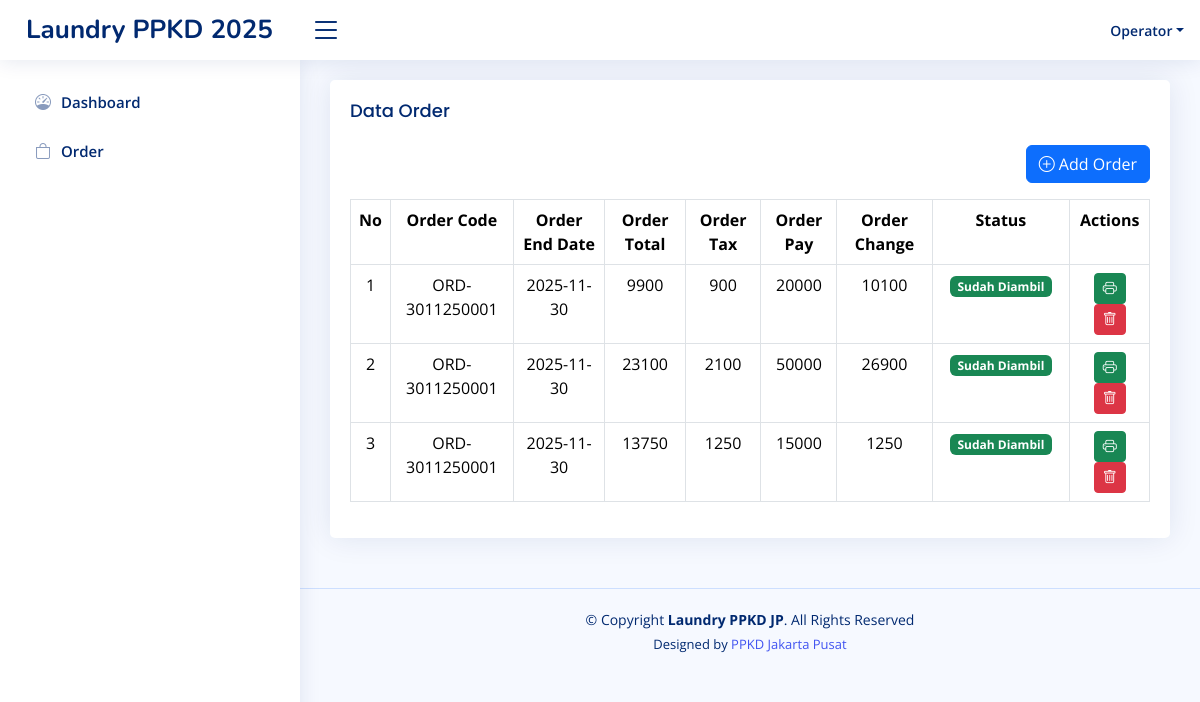
Page /home.php?page=order (signed in) on the earlier database version.
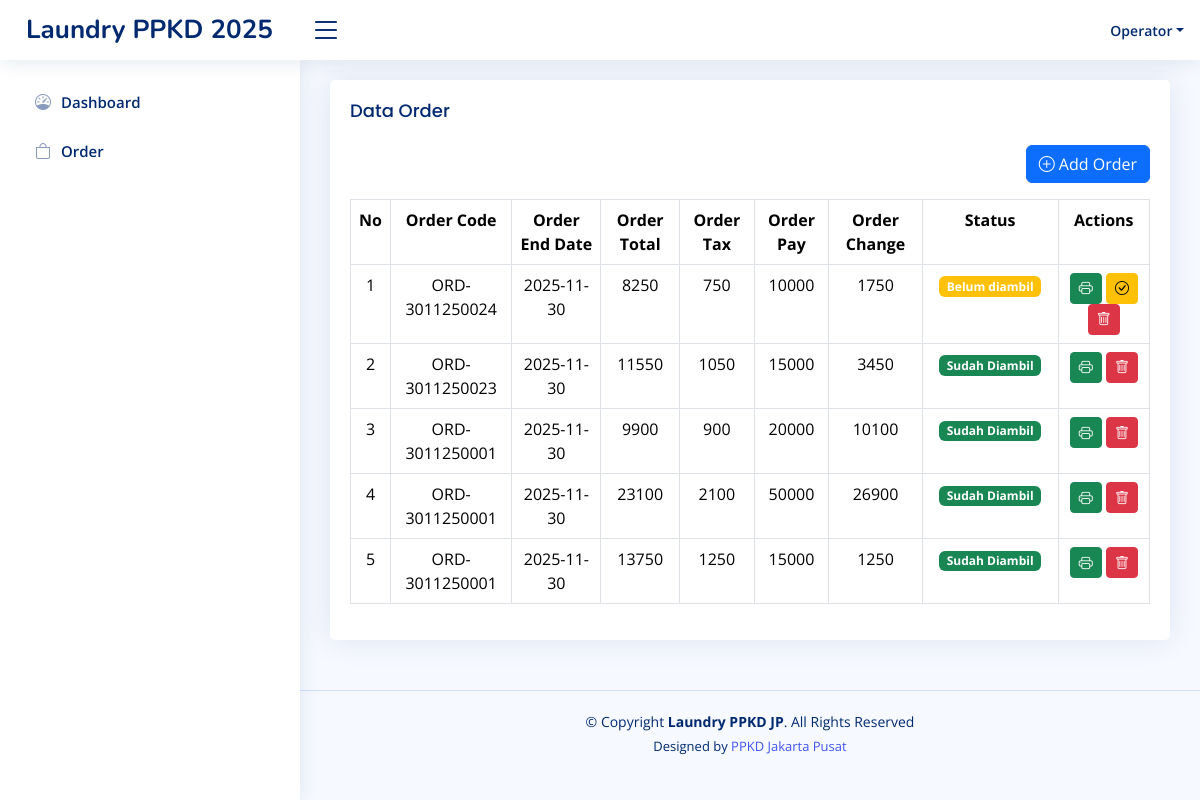
Same page on the later database version.
### tables this page shows
CREATE TABLE `level_menus` (
  `id` int(11) NOT NULL,
  `level_id` int(11) NOT NULL,
  `menu_id` int(11) NOT NULL,
  `created_at` timestamp NOT NULL DEFAULT current_timestamp(),
  `updated_at` timestamp NULL DEFAULT NULL ON UPDATE current_timestamp()
);

CREATE TABLE `menus` (
  `id` int(11) NOT NULL,
  `name` varchar(30) NOT NULL,
  `icon` varchar(30) NOT NULL,
  `link` varchar(30) NOT NULL,
  `order` int(11) NOT NULL,
  `created_at` timestamp NOT NULL DEFAULT current_timestamp(),
  `updated_at` timestamp NULL DEFAULT NULL ON UPDATE current_timestamp()
);

CREATE TABLE `trans_orders` (
  `id` int(11) NOT NULL,
  `customer_id` int(11) NOT NULL,
  `order_code` varchar(20) NOT NULL,
  `order_end_date` date NOT NULL,
  `order_status` tinyint(1) NOT NULL DEFAULT 0,
  `order_pay` int(11) NOT NULL,
  `order_change` int(11) NOT NULL,
  `order_tax` int(11) NOT NULL,
  `order_total` int(11) NOT NULL,
  `created_at` timestamp NOT NULL DEFAULT current_timestamp(),
  `updated_at` timestamp NULL DEFAULT NULL ON UPDATE current_timestamp()
);

### pages/order.php (the view, shortened to what this page needs)
<?php
$query = mysqli_query($config, "SELECT c.name, `to`.* FROM trans_orders `to` LEFT JOIN customers c ON c.id = `to`.customer_id ORDER BY id DESC");
$rows = mysqli_fetch_all($query, MYSQLI_ASSOC);
?>
<body>
    <div class="row">
        <div class="col-sm-12">
            <div class="card">
                <div class="card-body">
                    <h3 class="card-title">Data Order</h3>
                    <div class="d-flex justify-content-end mb-3 mt-2">
                        <a class="btn btn-primary" href="pos/add-order.php"><i class="bi bi-plus-circle"></i> Add
                            Order</a>
                    </div>
                    <table class="table table-bordered">
                        <tr class="text-center">
                            <th>No</th>
                            <th>Order Code</th>
                            <th>Order End Date</th>
                            <th>Order Total</th>
                            <th>Order Tax</th>
                            <th>Order Pay</th>
                            <th>Order Change</th>
                            <th>Status</th>
                            <th>Actions</th>
                        </tr>
                        <?php foreach ($rows as $key => $v) {
                        ?>
                            <tr class="text-center">
                                <td><?php echo $key + 1 ?></td>
                                <td><?php echo $v['order_code'] ?></td>
                                <td><?php echo $v['order_end_date'] ?></td>
                                <td><?php echo $v['order_total'] ?></td>
                                <td><?php echo $v['order_tax'] ?></td>
                                <td><?php echo $v['order_pay'] ?></td>
                                <td><?php echo $v['order_change'] ?></td>
                                <td>
                                <?php
                                    if ($v['order_status'] == 0)
                                        echo "<span class='badge bg-warning'>Belum diambil</span>";
                                    else
                                        echo "<span class='badge bg-success'>Sudah Diambil</span>";
                                ?>
                            </td>
                                <td>
                                    <a href="pos/print.php?id=<?php echo $v['id'] ?>" class="btn btn-success btn-sm"><i
                                            class="bi bi-printer"></i></a>
                                    <?php if ($v['order_status'] == 0): ?>
                                        <a href="?page=order&pickup=<?php echo $v['id']; ?>"
                                        class="btn btn-warning btn-sm"
                                        onclick="return confirm('Konfirmasi customer sudah mengambil laundry?')">
                                        <i class="bi bi-check-circle"></i>
                                        </a>
                                    <?php endif; ?>
                                    <a href="?page=order&delete=<?php echo $v['id'] ?>"
                                        onclick="return confirm('Are you sure you want to delete this data?')"
                                        class="btn btn-danger btn-sm"><i class="bi bi-trash"></i></a>
                                </td>
                            </tr>
                        <?php
                        }
                        ?>
                    </table>
                </div>
            </div>
        </div>
    </div>
</body>

### home.php (shortened to what this page needs)
<?php
include 'config/config.php';
?>
<!DOCTYPE html>
<html lang="en">
<head>
    <link href="assets/vendor/bootstrap/css/bootstrap.min.css" rel="stylesheet">
    <link href="assets/vendor/bootstrap-icons/bootstrap-icons.css" rel="stylesheet">
    <link href="assets/vendor/boxicons/css/boxicons.min.css" rel="stylesheet">
    <link href="assets/vendor/quill/quill.snow.css" rel="stylesheet">
    <link href="assets/vendor/quill/quill.bubble.css" rel="stylesheet">
    <link href="assets/vendor/remixicon/remixicon.css" rel="stylesheet">
    <link href="assets/vendor/simple-datatables/style.css" rel="stylesheet">
    <link href="assets/css/style.css" rel="stylesheet">
</head>
<body>
    <?php include 'inc/header.php' ?>
    <?php include 'inc/sidebar.php' ?>
    <main id="main" class="main">
        <?php
        if (isset($_GET['page'])) {
            if (file_exists('pages/' . $_GET['page'] . '.php')) {
                include 'pages/' . $_GET['page'] . '.php';
            } else {
                include 'pages/notfound.php';
            }
        } else {
            include 'pages/dashboard.php';
        }
        ?>
    </main>
    <footer id="footer" class="footer">
        <div class="copyright">
            &copy; Copyright <strong><span>Laundry PPKD JP</span></strong>. All Rights Reserved
        </div>
        <div class="credits">
            Designed by <a href="https://bootstrapmade.com/">PPKD Jakarta Pusat</a>
        </div>
    </footer>
</body>
</html>

### inc/header.php (shortened to what this page needs)
<header id="header" class="header fixed-top d-flex align-items-center">
    <div class="d-flex align-items-center justify-content-between">
        <a href="?page=dashboard" class="logo d-flex align-items-center">
            <span class="d-none d-lg-block">Laundry PPKD 2025</span>
        </a>
        <i class="bi bi-list toggle-sidebar-btn"></i>
    </div>
    <nav class="header-nav ms-auto">
        <ul class="d-flex align-items-center">
            <li class="nav-item dropdown pe-3">
                <a class="nav-link nav-profile d-flex align-items-center pe-0" href="#" data-bs-toggle="dropdown">
                    <span class="d-none d-md-block dropdown-toggle ps-2"><?php echo $_SESSION['NAME'] ?? '' ?></span>
                </a>
            </li>
        </ul>
    </nav>
</header>

### inc/sidebar.php
<?php
$level_id = $_SESSION['LEVEL_ID'] ?? '';
$querylevelMenu = mysqli_query($config, "SELECT * FROM menus JOIN level_menus ON menus.id = level_menus.menu_id WHERE level_id = '$level_id' ORDER BY `order` ASC");
$rowLevelMenus = mysqli_fetch_all($querylevelMenu, MYSQLI_ASSOC);
?>
<aside id="sidebar" class="sidebar">
    <ul class="sidebar-nav" id="sidebar-nav">
        <?php foreach ($rowLevelMenus as $rowLevelMenu): ?>
            <li class="nav-item">
                <a class="nav-link collapsed" href="?page=<?= $rowLevelMenu['link'] ?>">
                    <i class="<?= $rowLevelMenu['icon'] ?>"></i>
                    <span><?= $rowLevelMenu['name'] ?></span>
                </a>
            </li>
        <?php endforeach ?>
</aside>

### assets/css/style.css (style rules this page uses)
:root { scroll-behavior: smooth; }
body { font-family: "Open Sans", sans-serif; background: #f6f9ff; color: #444444; }
a { color: #4154f1; text-decoration: none; }
h1, h2, h3, h4, h5, h6 { font-family: "Nunito", sans-serif; }
#main { margin-top: 60px; padding: 20px 30px; transition: all 0.3s; }
.card { margin-bottom: 30px; border: none; border-radius: 5px; box-shadow: 0px 0 30px rgba(1, 41, 112, 0.1); }
.card-title { padding: 20px 0 15px 0; font-size: 18px; font-weight: 500; color: #012970; font-family: "Poppins", sans-serif; }
.card-body { padding: 0 20px 20px 20px; }
.logo { line-height: 1; }
@media (min-width: 1200px) { .logo { width: 280px; } }
.logo span { font-size: 26px; font-weight: 700; color: #012970; font-family: "Nunito", sans-serif; }
.header { transition: all 0.5s; z-index: 997; height: 60px; box-shadow: 0px 2px 20px rgba(1, 41, 112, 0.1); background-color: #fff; padding-left: 20px; }
.header .toggle-sidebar-btn { font-size: 32px; padding-left: 10px; cursor: pointer; color: #012970; }
.header-nav ul { list-style: none; }
.header-nav>ul { margin: 0; padding: 0; }
.header-nav .nav-profile { color: #012970; }
.header-nav .nav-profile span { font-size: 14px; font-weight: 600; }
.sidebar { position: fixed; top: 60px; left: 0; bottom: 0; width: 300px; z-index: 996; transition: all 0.3s; padding: 20px; overflow-y: auto; scrollbar-width: thin; scrollbar-color: #aab7cf transparent; box-shadow: 0px 0px 20px rgba(1, 41, 112, 0.1); background-color: #fff; }
@media (min-width: 1200px) { #main, #footer { margin-left: 300px; } }
.sidebar-nav { padding: 0; margin: 0; list-style: none; }
.sidebar-nav li { padding: 0; margin: 0; list-style: none; }
.sidebar-nav .nav-item { margin-bottom: 5px; }
.sidebar-nav .nav-link { display: flex; align-items: center; font-size: 15px; font-weight: 600; color: #4154f1; transition: 0.3; background: #f6f9ff; padding: 10px 15px; border-radius: 4px; }
.sidebar-nav .nav-link i { font-size: 16px; margin-right: 10px; color: #4154f1; }
.sidebar-nav .nav-link.collapsed { color: #012970; background: #fff; }
.sidebar-nav .nav-link.collapsed i { color: #899bbd; }
.footer { padding: 20px 0; font-size: 14px; transition: all 0.3s; border-top: 1px solid #cddfff; }
.footer .copyright { text-align: center; color: #012970; }
.footer .credits { padding-top: 5px; text-align: center; font-size: 13px; color: #012970; }

Differences in the rows shown:
added trans_orders: order_code "ORD-3011250024", order_end_date "2025-11-30", order_total "8250", order_tax "750", order_pay "10000", order_change "1750", order_status "Belum diambil"
added trans_orders: order_code "ORD-3011250023", order_end_date "2025-11-30", order_total "11550", order_tax "1050", order_pay "15000", order_change "3450", order_status "Sudah Diambil"
